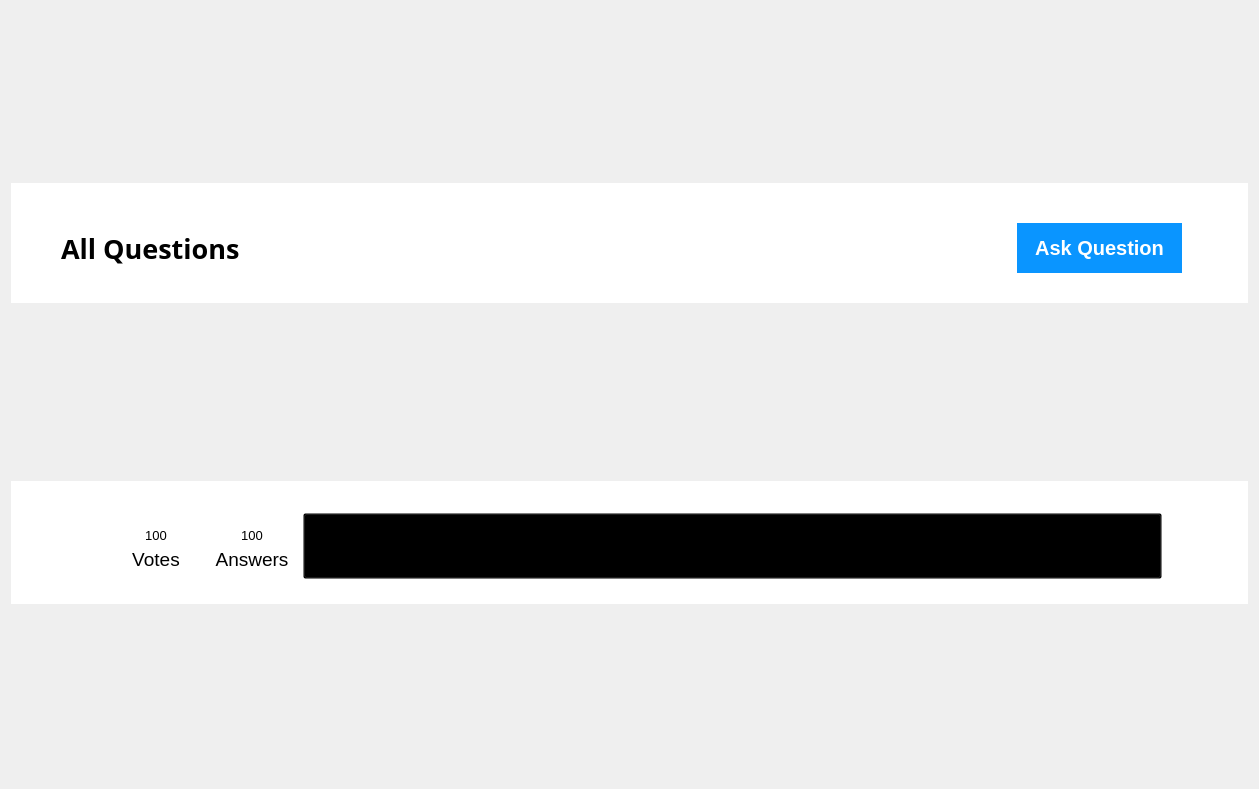
         <widget class="QWidget" name="HomePage_scrollAreaWidgetContents">
          <property name="geometry">
           <rect>
            <x>0</x>
            <y>0</y>
            <width>1259</width>
            <height>789</height>
           </rect>
          </property>
          <layout class="QVBoxLayout" name="verticalLayout_2">
           <item>
            <widget class="QWidget" name="Widget_HomePageHeader" native="true">
             <property name="minimumSize">
              <size>
               <width>120</width>
               <height>120</height>
              </size>
             </property>
             <property name="maximumSize">
              <size>
               <width>16777215</width>
               <height>120</height>
              </size>
             </property>
             <property name="styleSheet">
              <string notr="true">background-color: rgb(255, 255, 255);</string>
             </property>
             <widget class="QWidget" name="horizontalLayoutWidget_6">
              <property name="geometry">
               <rect>
                <x>10</x>
                <y>10</y>
                <width>1201</width>
                <height>111</height>
               </rect>
              </property>
              <layout class="QHBoxLayout" name="horizontalLayout_6">
               <item>
                <spacer name="horizontalSpacer_left">
                 <property name="orientation">
                  <enum>Qt::Horizontal</enum>
                 </property>
                 <property name="sizeType">
                  <enum>QSizePolicy::Maximum</enum>
                 </property>
                 <property name="sizeHint" stdset="0">
                  <size>
                   <width>40</width>
                   <height>20</height>
                  </size>
                 </property>
                </spacer>
               </item>
               <item>
                <widget class="QLabel" name="AllQuestionLabel">
                 <property name="font">
                  <font>
                   <family>Lucida Sans</family>
                   <pointsize>20</pointsize>
                   <weight>75</weight>
                   <bold>true</bold>
                  </font>
                 </property>
                 <property name="text">
                  <string>All Questions</string>
                 </property>
                </widget>
               </item>
               <item>
                <widget class="QLabel" name="Space1">
                 <property name="text">
                  <string/>
                 </property>
                </widget>
               </item>
               <item>
                <widget class="QLabel" name="Space2">
                 <property name="text">
                  <string/>
                 </property>
                </widget>
               </item>
               <item>
                <widget class="QPushButton" name="AskQuestion">
                 <property name="minimumSize">
                  <size>
                   <width>165</width>
                   <height>50</height>
                  </size>
                 </property>
                 <property name="maximumSize">
                  <size>
                   <width>100</width>
                   <height>16777215</height>
                  </size>
                 </property>
                 <property name="font">
                  <font>
                   <pointsize>15</pointsize>
                   <weight>75</weight>
                   <bold>true</bold>
                  </font>
                 </property>
                 <property name="cursor">
                  <cursorShape>PointingHandCursor</cursorShape>
                 </property>
                 <property name="styleSheet">
                  <string notr="true">background-color: rgb(10, 149, 255);
color: rgb(255, 255, 255);
border: 5px;</string>
                 </property>
                 <property name="text">
                  <string>Ask Question</string>
                 </property>
                </widget>
               </item>
               <item>
                <spacer name="horizontalSpacer_right">
                 <property name="orientation">
                  <enum>Qt::Horizontal</enum>
                 </property>
                 <property name="sizeType">
                  <enum>QSizePolicy::Maximum</enum>
                 </property>
                 <property name="sizeHint" stdset="0">
                  <size>
                   <width>40</width>
                   <height>20</height>
                  </size>
                 </property>
                </spacer>
               </item>
              </layout>
             </widget>
            </widget>
           </item>
           <item>
            <widget class="QWidget" name="Widget_HomeQuestionList1" native="true">
             <property name="minimumSize">
              <size>
               <width>0</width>
               <height>120</height>
              </size>
             </property>
             <property name="maximumSize">
              <size>
               <width>16777215</width>
               <height>123</height>
              </size>
             </property>
             <property name="styleSheet">
              <string notr="true">background-color: rgb(255, 255, 255);</string>
             </property>
             <widget class="QWidget" name="horizontalLayoutWidget_10">
              <property name="geometry">
               <rect>
                <x>10</x>
                <y>10</y>
                <width>1201</width>
                <height>111</height>
               </rect>
              </property>
              <layout class="QHBoxLayout" name="horizontalLayout_10">
               <item>
                <spacer name="horizontalSpacer_Left">
                 <property name="orientation">
                  <enum>Qt::Horizontal</enum>
                 </property>
                 <property name="sizeType">
                  <enum>QSizePolicy::Maximum</enum>
                 </property>
                 <property name="sizeHint" stdset="0">
                  <size>
                   <width>90</width>
                   <height>20</height>
                  </size>
                 </property>
                </spacer>
               </item>
               <item>
                <widget class="QWidget" name="widget_Vote" native="true">
                 <property name="maximumSize">
                  <size>
                   <width>90</width>
                   <height>16777215</height>
                  </size>
                 </property>
                 <widget class="QWidget" name="verticalLayoutWidget_14">
                  <property name="geometry">
                   <rect>
                    <x>0</x>
                    <y>0</y>
                    <width>90</width>
                    <height>111</height>
                   </rect>
                  </property>
                  <layout class="QVBoxLayout" name="verticalLayout_19">
                   <item>
                    <spacer name="verticalSpacer_Up">
                     <property name="orientation">
                      <enum>Qt::Vertical</enum>
                     </property>
                     <property name="sizeType">
                      <enum>QSizePolicy::Maximum</enum>
                     </property>
                     <property name="sizeHint" stdset="0">
                      <size>
                       <width>20</width>
                       <height>45</height>
                      </size>
                     </property>
                    </spacer>
                   </item>
                   <item>
                    <widget class="QLabel" name="VoteCounter">
                     <property name="maximumSize">
                      <size>
                       <width>16777215</width>
                       <height>20</height>
                      </size>
                     </property>
                     <property name="font">
                      <font>
                       <pointsize>10</pointsize>
                       <weight>50</weight>
                       <bold>false</bold>
                      </font>
                     </property>
                     <property name="text">
                      <string>100</string>
                     </property>
                     <property name="alignment">
                      <set>Qt::AlignCenter</set>
                     </property>
                    </widget>
                   </item>
                   <item>
                    <widget class="QLabel" name="label_Vote">
                     <property name="maximumSize">
                      <size>
                       <width>100</width>
                       <height>20</height>
                      </size>
                     </property>
                     <property name="font">
                      <font>
                       <pointsize>14</pointsize>
                      </font>
                     </property>
                     <property name="text">
                      <string>Votes</string>
                     </property>
                     <property name="alignment">
                      <set>Qt::AlignCenter</set>
                     </property>
                    </widget>
                   </item>
                   <item>
                    <spacer name="verticalSpacer_Down">
                     <property name="orientation">
                      <enum>Qt::Vertical</enum>
                     </property>
                     <property name="sizeType">
                      <enum>QSizePolicy::Maximum</enum>
                     </property>
                     <property name="sizeHint" stdset="0">
                      <size>
                       <width>20</width>
                       <height>40</height>
                      </size>
                     </property>
                    </spacer>
                   </item>
                  </layout>
                 </widget>
                </widget>
               </item>
               <item>
                <widget class="QWidget" name="widget_Answer" native="true">
                 <property name="maximumSize">
                  <size>
                   <width>90</width>
                   <height>16777215</height>
                  </size>
                 </property>
                 <widget class="QWidget" name="verticalLayoutWidget_16">
                  <property name="geometry">
                   <rect>
                    <x>0</x>
                    <y>0</y>
                    <width>90</width>
                    <height>111</height>
                   </rect>
                  </property>
                  <layout class="QVBoxLayout" name="verticalLayout_21">
                   <item>
                    <spacer name="Up">
                     <property name="orientation">
                      <enum>Qt::Vertical</enum>
                     </property>
                     <property name="sizeType">
                      <enum>QSizePolicy::Maximum</enum>
                     </property>
                     <property name="sizeHint" stdset="0">
                      <size>
                       <width>30</width>
                       <height>45</height>
                      </size>
                     </property>
                    </spacer>
                   </item>
                   <item>
                    <widget class="QLabel" name="AnswerCounter">
                     <property name="maximumSize">
                      <size>
                       <width>16777215</width>
                       <height>20</height>
                      </size>
                     </property>
                     <property name="font">
                      <font>
                       <pointsize>10</pointsize>
                       <weight>50</weight>
                       <bold>false</bold>
                      </font>
                     </property>
                     <property name="text">
                      <string>100</string>
                     </property>
                     <property name="alignment">
                      <set>Qt::AlignCenter</set>
                     </property>
                    </widget>
                   </item>
                   <item>
                    <widget class="QLabel" name="label_Answer">
                     <property name="maximumSize">
                      <size>
                       <width>100</width>
                       <height>20</height>
                      </size>
                     </property>
                     <property name="font">
                      <font>
                       <pointsize>14</pointsize>
                      </font>
                     </property>
                     <property name="text">
                      <string>Answers</string>
                     </property>
                     <property name="alignment">
                      <set>Qt::AlignCenter</set>
                     </property>
                    </widget>
                   </item>
                   <item>
                    <spacer name="Down">
                     <property name="orientation">
                      <enum>Qt::Vertical</enum>
                     </property>
                     <property name="sizeType">
                      <enum>QSizePolicy::Maximum</enum>
                     </property>
                     <property name="sizeHint" stdset="0">
                      <size>
                       <width>20</width>
                       <height>40</height>
                      </size>
                     </property>
                    </spacer>
                   </item>
                  </layout>
                 </widget>
                </widget>
               </item>
               <item>
                <widget class="QPushButton" name="QuestionList1Button">
                 <property name="minimumSize">
                  <size>
                   <width>26</width>
                   <height>66</height>
                  </size>
                 </property>
                 <property name="cursor">
                  <cursorShape>PointingHandCursor</cursorShape>
                 </property>
                 <property name="styleSheet">
                  <string notr="true">background-color: rgba(0, 0, 0, 0);</string>
                 </property>
                 <property name="text">
                  <string>Link to Question</string>
                 </property>
                </widget>
               </item>
               <item>
                <spacer name="horizontalSpacer_Right">
                 <property name="orientation">
                  <enum>Qt::Horizontal</enum>
                 </property>
                 <property name="sizeType">
                  <enum>QSizePolicy::Maximum</enum>
                 </property>
                 <property name="sizeHint" stdset="0">
                  <size>
                   <width>60</width>
                   <height>20</height>
                  </size>
                 </property>
                </spacer>
               </item>
              </layout>
             </widget>
            </widget>
           </item>
          </layout>
         </widget>
